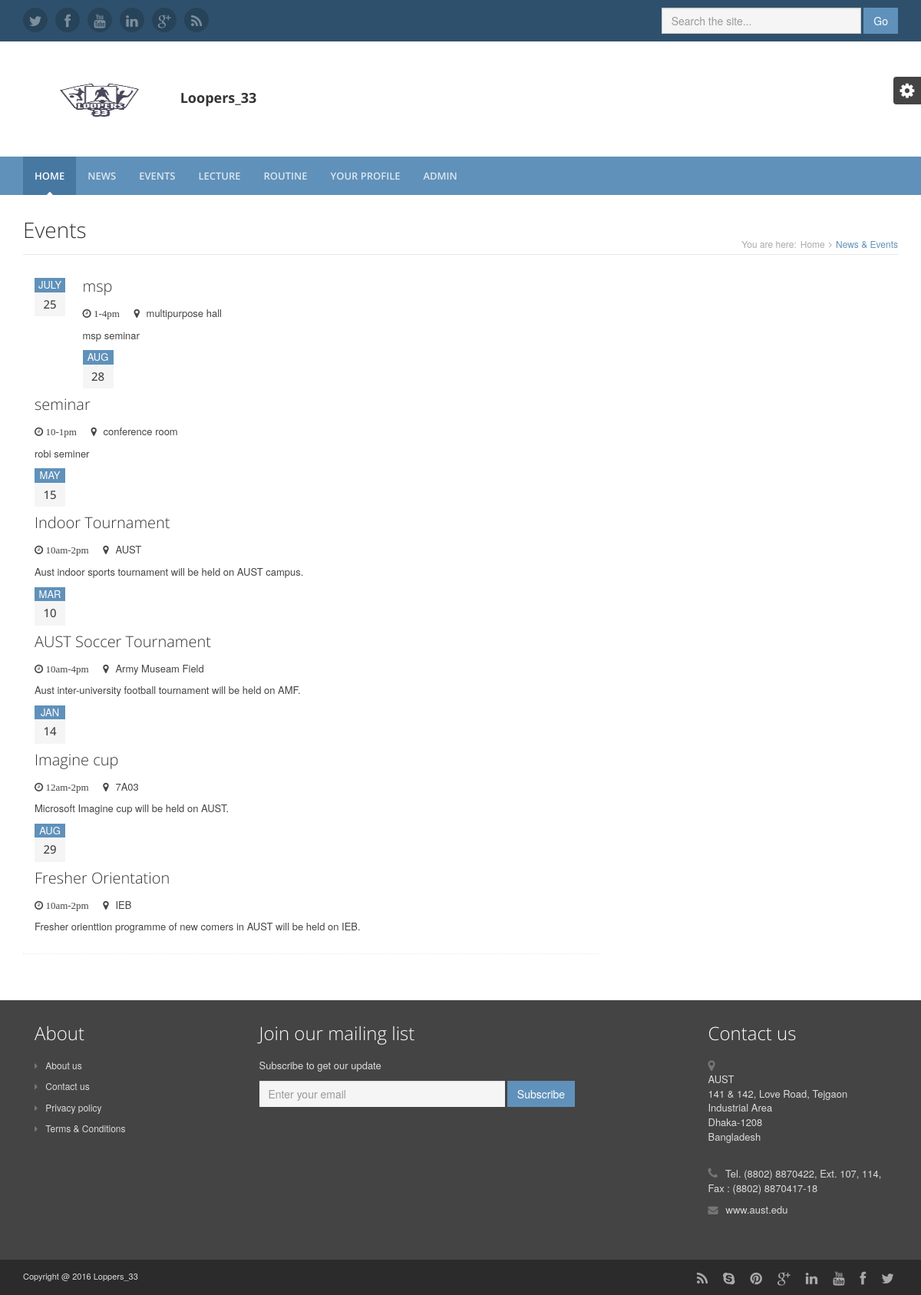
/event.php, run on the app's committed database.
### tables this page shows
CREATE TABLE `event` (
  `e_id` int(11) NOT NULL,
  `month` varchar(11) NOT NULL,
  `date` int(11) NOT NULL,
  `title` varchar(50) NOT NULL,
  `time` varchar(50) NOT NULL,
  `loc` varchar(50) NOT NULL,
  `desc` varchar(1000) NOT NULL
);

### event.php (the view)
<?php
	include 'header.php';
?>
<div class="content container">
    <div class="page-wrapper">
        <header class="page-heading clearfix">
            <h1 class="heading-title pull-left">Events</small></h1>
            <div class="breadcrumbs pull-right">
                <ul class="breadcrumbs-list">
                    <li class="breadcrumbs-label">You are here:</li>
                    <li><a href="index.php">Home</a><i class="fa fa-angle-right"></i></li>
                    <li class="current">News & Events</li>
                </ul>
            </div>
        </header>
         <div class="page-content">
            <div class="row page-row">
              <div class="events-wrapper col-md-8 col-sm-7">
                    <article class="events-item page-row has-divider clearfix">
                        <div class="date-label-wrapper col-md-1 col-sm-2">
                          <?php
                            $con=mysqli_connect("localhost","root","","sms");
                            $rslt=mysqli_query($con,"SELECT * from event order by e_id desc");
                            while ($row=mysqli_fetch_array($rslt))
                            {
                          ?>
                            <p class="date-label">
                                <span class="month">
                                    <?php
                                            echo $row['month'];
                                    ?>
                                </span>
                                <span class="date-number">
                                    <?php
                                            echo $row['date'];
                                    ?>
                                </span>
                            </p>
                        </div>
                        <div class="details col-md-11 col-sm-10">
                            <h3 class="title">
                                <?php
                                        echo $row['title'];
                                ?>
                            </h3>
                            <p class="meta">
                            <span class="time">
                                <i class="fa fa-clock-o">
                                    <?php
                                        echo $row['time'];
                                    ?>
                                </i>
                                </span>
                            <span class="location">
                                <i class="fa fa-map-marker"></i>
                                    <?php
                                            echo $row['loc'];
                                    ?>
                                </span>
                            </p>
                            <p class="desc">
                            <?php
                                    echo $row['desc'];
                            ?>
                            </p>
                            <?php
                                }
                            ?>
                        </div>
                    </article>
              </div>
           </div>
         </div>
     </div>
 </div>
<?php
	include 'footer.php';
?>

### assets/css/styles.css (style rules this page uses)
html, body { height: 100%; }
body { font-size: 13px; -webkit-font-smoothing: antialiased; -moz-osx-font-smoothing: grayscale; }
h1, h2, h3, h4, h5, h6 { font-family: 'open sans', arial, sans-serif; font-weight: 300; }
p { color: #444444; font-size: 13px; }
a { color: #6091ba; -webkit-transition: all 0.4s ease-in-out; -moz-transition: all 0.4s ease-in-out; -ms-transition: all 0.4s ease-in-out; -o-transition: all 0.4s ease-in-out; }
.date-label { background: #f5f5f5; display: inline-block; width: 40px; height: 50px; text-align: center; font-size: 13px; }
.date-label .month { background: #6091ba; color: #fff; display: block; font-size: 13px; text-transform: uppercase; }
.date-label .date-number { clear: left; display: block; padding-top: 5px; font-size: 15px; font-family: 'open sans', arial, sans-serif; font-weight: 500; }
.page-wrapper .page-heading { margin-bottom: 30px; border-bottom: 1px solid #e8e8e8; }
.page-wrapper .page-heading h1.heading-title { margin-top: 0; display: inline-block; font-size: 28px; }
.page-wrapper .breadcrumbs { display: inline-block; }
.page-wrapper .breadcrumbs ul { padding-top: 25px; margin: 0; }
.page-wrapper .breadcrumbs ul li { color: #6091ba; font-size: 12px; float: left; list-style: none; display: inline-block; }
.page-wrapper .breadcrumbs ul li a { display: inline-block; padding: 0 5px; color: #aaaaaa; }
.page-wrapper .breadcrumbs ul li.breadcrumbs-label { padding-right: 0; color: #aaaaaa; }
.page-wrapper .breadcrumbs ul li.current { max-width: 250px; white-space: nowrap; overflow: hidden; text-overflow: ellipsis; }
.page-wrapper .breadcrumbs ul li .fa { margin-right: 5px; color: #aaaaaa; }
.page-wrapper ul li { margin-bottom: 5px; }
.page-wrapper ul li .fa { margin-right: 5px; color: #6091ba; }
.page-wrapper .page-content h3 { font-size: 20px; font-weight: normal; }
.page-wrapper .page-content .title { margin-top: 0; margin-bottom: 15px; font-weight: 300; }
.page-wrapper .page-content .page-row { margin-bottom: 30px; }
.page-wrapper .page-content .has-divider { border-bottom: 1px dotted #e8e8e8; padding-bottom: 15px; }
.events-wrapper .events-item .date-label { background: #f5f5f5; }
.events-wrapper .events-item .details .time { margin-right: 10px; }
.events-wrapper .events-item .details .fa { margin-right: 5px; }
@media (min-width: 992px) { html, body { height: 100%; } }
@media (min-width: 992px) { body { font-size: 13px; } }

### data on the page
event: month "JULY", date "25", title "msp", time "1-4pm", loc "multipurpose hall", desc "msp seminar"
event: month "AUG", date "28", title "seminar", time "10-1pm", loc "conference room", desc "robi seminer"
event: month "MAY", date "15", title "Indoor Tournament", time "10am-2pm", loc "AUST", desc "Aust indoor sports tournament will be held on AUST campus."
event: month "MAR", date "10", title "AUST Soccer Tournament", time "10am-4pm", loc "Army Museam Field", desc "Aust inter-university football tournament will be held on AMF."
event: month "JAN", date "14", title "Imagine cup", time "12am-2pm", loc "7A03", desc "Microsoft Imagine cup will be held on AUST."
event: month "AUG", date "29", title "Fresher Orientation", time "10am-2pm", loc "IEB", desc "Fresher orienttion programme of new comers in AUST will be held on IEB."
